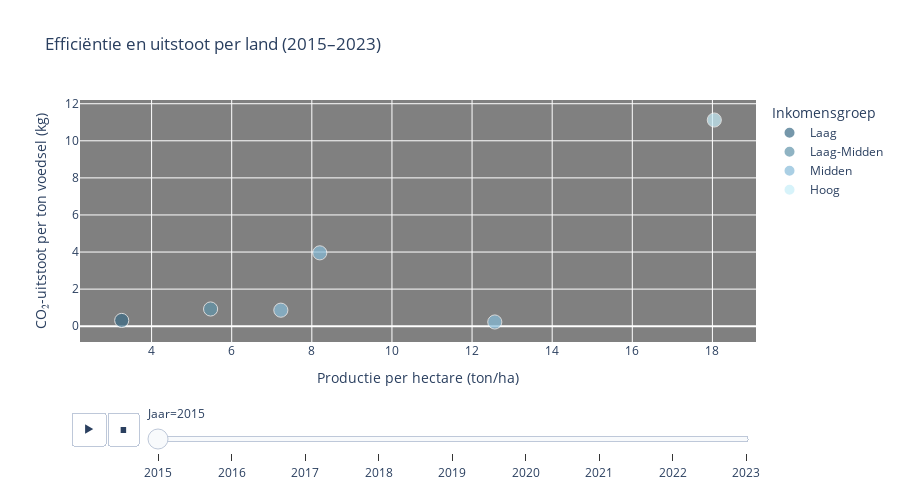

Here is the notebook cell this chart was saved with:
### Markdown cell above
Met deze visualisatie onderzoeken we of landen die efficiënter produceren (meer voedsel per hectare) ook minder CO₂ uitstoten per geproduceerde ton. De verwachting is dat hogere efficiëntie leidt tot minder uitstoot en dus duurzamere voedselproductie.

### Code cell
import pandas as pd
import plotly.express as px

emissions_df = pd.read_csv('Emissions_Agriculture_Energy_E_All_Data.csv', encoding='latin1')
production_df = pd.read_csv('Production_Crops_Livestock_E_All_Data.csv', encoding='latin1', low_memory=False)
gdp_df = pd.read_csv('gdp-per-capita-worldbank.csv')
co2_df = pd.read_csv('owid-co2-data.csv')

co2_selected = co2_df[["country", "year", "co2", "population"]].copy()
co2_selected.columns = ["Land", "Jaar", "Totale_CO2", "Bevolking"]
co2_selected = co2_selected[(co2_selected["Jaar"] >= 2015) & (co2_selected["Jaar"] <= 2023)]

prod_filtered = production_df[(production_df["Element"] == "Production") & (production_df["Unit"] == "t")]
prod_cols = [f"Y{y}" for y in range(2015, 2024) if f"Y{y}" in production_df.columns]
prod_years = prod_filtered.groupby("Area")[prod_cols].sum().reset_index()
prod_years = prod_years.rename(columns={"Area": "Land"})
prod_long = pd.melt(prod_years, id_vars="Land", var_name="Jaar", value_name="Productie_ton")
prod_long["Jaar"] = prod_long["Jaar"].str.replace("Y", "").astype(int)

area_filtered = production_df[(production_df["Element"] == "Area harvested") & (production_df["Unit"] == "ha")]
area_cols = [f"Y{y}" for y in range(2015, 2024) if f"Y{y}" in production_df.columns]
area_years = area_filtered.groupby("Area")[area_cols].sum().reset_index()
area_years = area_years.rename(columns={"Area": "Land"})
area_long = pd.melt(area_years, id_vars="Land", var_name="Jaar", value_name="Oppervlakte_ha")
area_long["Jaar"] = area_long["Jaar"].str.replace("Y", "").astype(int)

merged = pd.merge(prod_long, co2_selected, on=["Land", "Jaar"], how="inner")
merged = pd.merge(merged, area_long, on=["Land", "Jaar"], how="inner")

merged["CO2_per_ton"] = merged["Totale_CO2"] * 1e6 / merged["Productie_ton"]
merged["Efficiëntie"] = merged["Productie_ton"] / merged["Oppervlakte_ha"]

gdp_2021 = gdp_df[gdp_df["Year"] == 2021][["Entity", "GDP per capita, PPP (constant 2021 international $)"]]
gdp_2021.columns = ["Land", "BBP_per_hoofd"]

def bepaal_inkomensgroep(bbp):
    if bbp < 6000:
        return 'Laag'
    elif bbp < 10000:
        return 'Laag-Midden'
    elif bbp < 20000:
        return 'Midden'
    elif bbp < 40000:
        return 'Hoog-Midden'
    else:
        return 'Hoog'

merged = pd.merge(merged, gdp_2021, on="Land", how="left")
merged["Inkomensgroep"] = merged["BBP_per_hoofd"].apply(bepaal_inkomensgroep)

landen_vertaling = {
    "India": "India",
    "Japan": "Japan",
    "Brazil": "Brazilië",
    "South Africa": "Zuid-Afrika",
    "Indonesia": "Indonesië",
    "Nigeria": "Nigeria"
}
plot_df = merged[merged["Land"].isin(landen_vertaling.keys())].dropna()
plot_df["Land"] = plot_df["Land"].map(landen_vertaling)

plot_df["Grootte"] = 1

kleuren = {
    'Laag': '#3B6C87',
    'Laag-Midden': '#6094AA',
    'Midden': '#87BCD9',
    'Hoog-Midden': '#A3D8F4',
    'Hoog': '#C7EEF9'
}

fig = px.scatter(
    plot_df,
    x="Efficiëntie",
    y="CO2_per_ton",
    animation_frame="Jaar",
    color="Inkomensgroep",
    size="Grootte",
    size_max=10,
    color_discrete_map=kleuren,
    hover_name="Land",
    hover_data={
        "Efficiëntie": True,
        "CO2_per_ton": True,
        "Jaar": True,
        "Inkomensgroep": True
    },
    labels={
        "Efficiëntie": "Productie per hectare (ton/ha)",
        "CO2_per_ton": "CO₂-uitstoot per ton voedsel (kg)",
        "Jaar": "Jaar",
        "Inkomensgroep": "Inkomensgroep"
    },
    title="Efficiëntie en uitstoot per land (2015–2023)",
    category_orders={"Inkomensgroep": ['Laag', 'Laag-Midden', 'Midden', 'Hoog-Midden', 'Hoog']}
)

fig.update_layout(
    width=900,
    height=500,
    plot_bgcolor="#808080",  # donkerder grijs
    paper_bgcolor="#FFFFFF"
)

fig.show()

### Figure 1 — Plotly figure (JSON) as saved in the notebook; plotly's stock layout.template omitted (floating-point values rounded to 4 significant figures)
{"data": [{"customdata": [[2015, "Laag"]], "hovertemplate": "<b>%{hovertext}</b><br><br>Inkomensgroep=%{customdata[1]}<br>Jaar=%{customdata[0]}<br>Productie per hectare (ton/ha)=%{x}<br>CO₂-uitstoot per ton voedsel (kg)=%{y}<br>Grootte=%{marker.size}<extra></extra>", "hovertext": ["Nigeria"], "legendgroup": "Laag", "marker": {"color": "#3B6C87", "size": [1], "sizemode": "area", "sizeref": 0.01, "symbol": "circle"}, "mode": "markers", "name": "Laag", "orientation": "v", "showlegend": true, "type": "scatter", "x": [3.254], "xaxis": "x", "y": [0.3104], "yaxis": "y"}, {"customdata": [[2015, "Laag-Midden"]], "hovertemplate": "<b>%{hovertext}</b><br><br>Inkomensgroep=%{customdata[1]}<br>Jaar=%{customdata[0]}<br>Productie per hectare (ton/ha)=%{x}<br>CO₂-uitstoot per ton voedsel (kg)=%{y}<br>Grootte=%{marker.size}<extra></extra>", "hovertext": ["India"], "legendgroup": "Laag-Midden", "marker": {"color": "#6094AA", "size": [1], "sizemode": "area", "sizeref": 0.01, "symbol": "circle"}, "mode": "markers", "name": "Laag-Midden", "orientation": "v", "showlegend": true, "type": "scatter", "x": [5.473], "xaxis": "x", "y": [0.9277], "yaxis": "y"}, {"customdata": [[2015, "Midden"], [2015, "Midden"], [2015, "Midden"]], "hovertemplate": "<b>%{hovertext}</b><br><br>Inkomensgroep=%{customdata[1]}<br>Jaar=%{customdata[0]}<br>Productie per hectare (ton/ha)=%{x}<br>CO₂-uitstoot per ton voedsel (kg)=%{y}<br>Grootte=%{marker.size}<extra></extra>", "hovertext": ["Brazilië", "Indonesië", "Zuid-Afrika"], "legendgroup": "Midden", "marker": {"color": "#87BCD9", "size": [1, 1, 1], "sizemode": "area", "sizeref": 0.01, "symbol": "circle"}, "mode": "markers", "name": "Midden", "orientation": "v", "showlegend": true, "type": "scatter", "x": [12.57, 7.227, 8.199], "xaxis": "x", "y": [0.226, 0.8639, 3.956], "yaxis": "y"}, {"customdata": [[2015, "Hoog"]], "hovertemplate": "<b>%{hovertext}</b><br><br>Inkomensgroep=%{customdata[1]}<br>Jaar=%{customdata[0]}<br>Productie per hectare (ton/ha)=%{x}<br>CO₂-uitstoot per ton voedsel (kg)=%{y}<br>Grootte=%{marker.size}<extra></extra>", "hovertext": ["Japan"], "legendgroup": "Hoog", "marker": {"color": "#C7EEF9", "size": [1], "sizemode": "area", "sizeref": 0.01, "symbol": "circle"}, "mode": "markers", "name": "Hoog", "orientation": "v", "showlegend": true, "type": "scatter", "x": [18.05], "xaxis": "x", "y": [11.12], "yaxis": "y"}], "layout": {"height": 500, "legend": {"itemsizing": "constant", "title": {"text": "Inkomensgroep"}, "tracegroupgap": 0}, "paper_bgcolor": "#FFFFFF", "plot_bgcolor": "#808080", "sliders": [{"active": 0, "currentvalue": {"prefix": "Jaar="}, "len": 0.9, "pad": {"b": 10, "t": 60}, "steps": [{"args": [["2015"], {"frame": {"duration": 0, "redraw": false}, "fromcurrent": true, "mode": "immediate", "transition": {"duration": 0, "easing": "linear"}}], "label": "2015", "method": "animate"}, {"args": [["2016"], {"frame": {"duration": 0, "redraw": false}, "fromcurrent": true, "mode": "immediate", "transition": {"duration": 0, "easing": "linear"}}], "label": "2016", "method": "animate"}, {"args": [["2017"], {"frame": {"duration": 0, "redraw": false}, "fromcurrent": true, "mode": "immediate", "transition": {"duration": 0, "easing": "linear"}}], "label": "2017", "method": "animate"}, {"args": [["2018"], {"frame": {"duration": 0, "redraw": false}, "fromcurrent": true, "mode": "immediate", "transition": {"duration": 0, "easing": "linear"}}], "label": "2018", "method": "animate"}, {"args": [["2019"], {"frame": {"duration": 0, "redraw": false}, "fromcurrent": true, "mode": "immediate", "transition": {"duration": 0, "easing": "linear"}}], "label": "2019", "method": "animate"}, {"args": [["2020"], {"frame": {"duration": 0, "redraw": false}, "fromcurrent": true, "mode": "immediate", "transition": {"duration": 0, "easing": "linear"}}], "label": "2020", "method": "animate"}, {"args": [["2021"], {"frame": {"duration": 0, "redraw": false}, "fromcurrent": true, "mode": "immediate", "transition": {"duration": 0, "easing": "linear"}}], "label": "2021", "method": "animate"}, {"args": [["2022"], {"frame": {"duration": 0, "redraw": false}, "fromcurrent": true, "mode": "immediate", "transition": {"duration": 0, "easing": "linear"}}], "label": "2022", "method": "animate"}, {"args": [["2023"], {"frame": {"duration": 0, "redraw": false}, "fromcurrent": true, "mode": "immediate", "transition": {"duration": 0, "easing": "linear"}}], "label": "2023", "method": "animate"}], "x": 0.1, "xanchor": "left", "y": 0, "yanchor": "top"}], "title": {"text": "Efficiëntie en uitstoot per land (2015–2023)"}, "updatemenus": [{"buttons": [{"args": [null, {"frame": {"duration": 500, "redraw": false}, "fromcurrent": true, "mode": "immediate", "transition": {"duration": 500, "easing": "linear"}}], "label": "&#9654;", "method": "animate"}, {"args": [[null], {"frame": {"duration": 0, "redraw": false}, "fromcurrent": true, "mode": "immediate", "transition": {"duration": 0, "easing": "linear"}}], "label": "&#9724;", "method": "animate"}], "direction": "left", "pad": {"r": 10, "t": 70}, "showactive": false, "type": "buttons", "x": 0.1, "xanchor": "right", "y": 0, "yanchor": "top"}], "width": 900, "xaxis": {"anchor": "y", "domain": [0, 1], "title": {"text": "Productie per hectare (ton/ha)"}}, "yaxis": {"anchor": "x", "domain": [0, 1], "title": {"text": "CO₂-uitstoot per ton voedsel (kg)"}}}}
